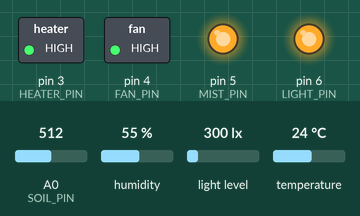
A sketch run on a simulated Arduino Mega 2560, built with avr-gcc and run on an emulated ATmega2560. On the bench: switched loads named in the sketch (green lamp = pin HIGH), output pins drawn as LEDs (lit = HIGH). The test bench sets the inputs (shaded band); at power-on: humidity 55 %, temperature 24 °C, A0 (SOIL_PIN) = 512, light level 300 lx. WiFi joins after 1.5 s; servers stay silent unless stated; the local clock reads 2024-03-15 10:24:30 at power-on unless the sketch sets it; storage starts empty; pins used as bus, display or sensor lines are not drawn; what the sketch prints to the serial monitor is not drawn.

Above: at 1.2 s.
1.3 s: humidity set to 63 %
3.5 s: humidity set to 66 %
At 7.2 s:
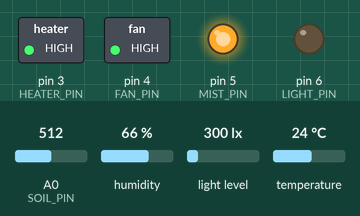
7.5 s: temperature set to 23.1 °C
At 10.4 s:
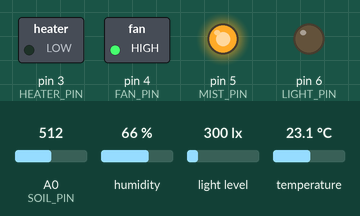
11.5 s: temperature set to 28 °C
At 14.7 s:
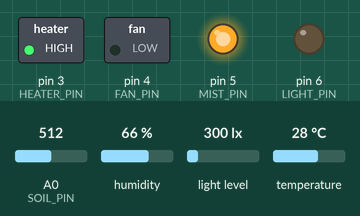
15.5 s: humidity set to 22 %
At 18.9 s:
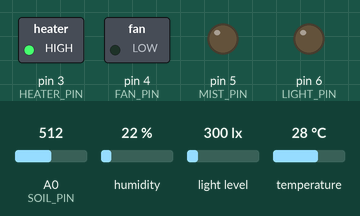
19.5 s: temperature set to 24.4 °C
23.2 s: temperature set to 23.9 °C
At 27.4 s:
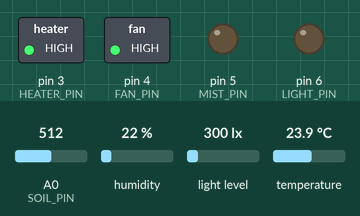
Timing chart, 0 to 28.5 s (numbered marks = the images above; inputs shaded):
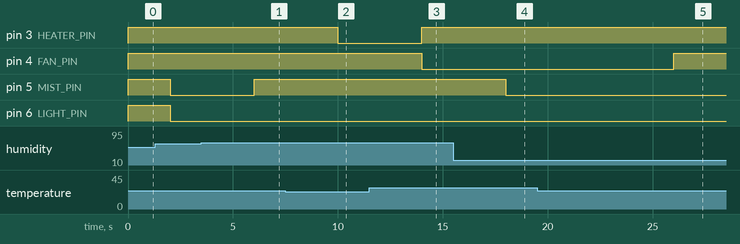

The sketch:

greenhouse_controller.ino
```cpp
/*
  PID Greenhouse Climate Controller
  ---------------------------------
  Two independent PID loops (temperature -> heater/fan, humidity -> mister)
  plus an RTC-scheduled grow-light relay. Logs to SD once a minute and
  serves a JSON API + setpoint endpoint over a W5500 Ethernet shield.
  Board: Arduino Mega 2560.
*/

#include <Wire.h>
#include <SPI.h>
#include <DHT.h>
#include <BH1750.h>
#include <RTClib.h>
#include <SD.h>
#include <Ethernet.h>

// ---- pins ----
const uint8_t DHT_PIN = 2;
const uint8_t SOIL_PIN = A0;
const uint8_t HEATER_PIN = 3, FAN_PIN = 4, MIST_PIN = 5, LIGHT_PIN = 6;
const uint8_t SD_CS = 53, ETH_CS = 49;
const bool RELAY_ACTIVE_LOW = true;

DHT dht(DHT_PIN, DHT22);
BH1750 lightMeter;
RTC_DS3231 rtc;

byte mac[] = {0xDE, 0xAD, 0xBE, 0xEF, 0xFE, 0x01};
IPAddress ip(192, 168, 1, 180);
EthernetServer server(80);

// ---- PID state ----
struct PID {
  float kp, ki, kd;
  float setpoint;
  float integral = 0, lastError = 0;
};

PID tempPID = {8.0, 0.05, 2.0, 24.0};
PID humPID  = {5.0, 0.05, 1.0, 65.0};

float curTemp = 0, curHum = 0, curLight = 0, curSoil = 0;
bool heaterOn = false, fanOn = false, mistOn = false, lightOn = false;

unsigned long lastControlMs = 0, lastLogMs = 0;
const unsigned long CONTROL_INTERVAL_MS = 2000;
const unsigned long LOG_INTERVAL_MS = 60000;

const int LIGHT_ON_HOUR = 6, LIGHT_OFF_HOUR = 20;

void setup() {
  Serial.begin(9600);
  dht.begin();
  Wire.begin();
  lightMeter.begin();

  if (!rtc.begin()) Serial.println("RTC not found!");
  // First upload only: uncomment to set the RTC to your computer's clock.
  // rtc.adjust(DateTime(F(__DATE__), F(__TIME__)));

  pinMode(HEATER_PIN, OUTPUT);
  pinMode(FAN_PIN, OUTPUT);
  pinMode(MIST_PIN, OUTPUT);
  pinMode(LIGHT_PIN, OUTPUT);
  setRelay(HEATER_PIN, false);
  setRelay(FAN_PIN, false);
  setRelay(MIST_PIN, false);
  setRelay(LIGHT_PIN, false);

  pinMode(SD_CS, OUTPUT);
  pinMode(ETH_CS, OUTPUT);
  digitalWrite(SD_CS, HIGH);
  digitalWrite(ETH_CS, HIGH);

  if (!SD.begin(SD_CS)) Serial.println("SD init failed!");
  ensureCsvHeader();

  Ethernet.init(ETH_CS);
  Ethernet.begin(mac, ip);
  server.begin();
  Serial.print("Dashboard: http://");
  Serial.println(Ethernet.localIP());
}

void loop() {
  unsigned long now = millis();

  if (now - lastControlMs >= CONTROL_INTERVAL_MS) {
    lastControlMs = now;
    readSensors();
    runPID();
    updateLightSchedule();
  }

  if (now - lastLogMs >= LOG_INTERVAL_MS) {
    lastLogMs = now;
    logRow();
  }

  handleClient();
}

void readSensors() {
  float h = dht.readHumidity();
  float t = dht.readTemperature();
  if (!isnan(h)) curHum = h;
  if (!isnan(t)) curTemp = t;
  curLight = lightMeter.readLightLevel();
  curSoil = analogRead(SOIL_PIN);
}

float pidStep(PID &p, float measured, float dtSeconds) {
  float error = p.setpoint - measured;
  p.integral += error * dtSeconds;
  p.integral = constrain(p.integral, -50, 50); // anti-windup clamp
  float derivative = (error - p.lastError) / dtSeconds;
  p.lastError = error;
  return p.kp * error + p.ki * p.integral + p.kd * derivative;
}

void runPID() {
  float dt = CONTROL_INTERVAL_MS / 1000.0;

  float tempOut = pidStep(tempPID, curTemp, dt);
  heaterOn = tempOut > 1.0;   // too cold -> heater
  fanOn = tempOut < -1.0;     // too hot -> fan
  setRelay(HEATER_PIN, heaterOn);
  setRelay(FAN_PIN, fanOn);

  float humOut = pidStep(humPID, curHum, dt);
  mistOn = humOut > 1.0;      // too dry -> mister
  setRelay(MIST_PIN, mistOn);
}

void updateLightSchedule() {
  DateTime now = rtc.now();
  bool shouldBeOn = now.hour() >= LIGHT_ON_HOUR && now.hour() < LIGHT_OFF_HOUR;
  if (shouldBeOn != lightOn) {
    lightOn = shouldBeOn;
    setRelay(LIGHT_PIN, lightOn);
  }
}

void setRelay(uint8_t pin, bool on) {
  digitalWrite(pin, (on != RELAY_ACTIVE_LOW) ? HIGH : LOW);
}

void ensureCsvHeader() {
  if (!SD.exists("GREENHOUSE.CSV")) {
    File f = SD.open("GREENHOUSE.CSV", FILE_WRITE);
    if (f) {
      f.println("timestamp,temp,hum,light,soil,heater,fan,mist,lightRelay");
      f.close();
    }
  }
}

void logRow() {
  File f = SD.open("GREENHOUSE.CSV", FILE_WRITE);
  if (!f) return;
  DateTime now = rtc.now();
  f.print(now.timestamp(DateTime::TIMESTAMP_FULL)); f.print(",");
  f.print(curTemp); f.print(",");
  f.print(curHum); f.print(",");
  f.print(curLight); f.print(",");
  f.print(curSoil); f.print(",");
  f.print(heaterOn); f.print(",");
  f.print(fanOn); f.print(",");
  f.print(mistOn); f.print(",");
  f.println(lightOn);
  f.close();
}

void handleClient() {
  EthernetClient client = server.available();
  if (!client) return;

  String reqLine = client.readStringUntil('\r');
  client.flush();

  if (reqLine.indexOf("GET /api/data") >= 0) {
    sendJson(client);
  } else if (reqLine.indexOf("GET /setpoint") >= 0) {
    applySetpoint(reqLine);
    sendJson(client);
  } else {
    client.println("HTTP/1.1 404 Not Found");
    client.println("Connection: close");
    client.println();
  }
  delay(1);
  client.stop();
}

void applySetpoint(const String &reqLine) {
  int tIdx = reqLine.indexOf("t=");
  int hIdx = reqLine.indexOf("h=");
  if (tIdx >= 0) tempPID.setpoint = reqLine.substring(tIdx + 2).toFloat();
  if (hIdx >= 0) humPID.setpoint = reqLine.substring(hIdx + 2).toFloat();
}

void sendJson(EthernetClient &client) {
  client.println("HTTP/1.1 200 OK");
  client.println("Content-Type: application/json");
  client.println("Connection: close");
  client.println();
  client.print("{\"temp\":"); client.print(curTemp);
  client.print(",\"hum\":"); client.print(curHum);
  client.print(",\"light\":"); client.print(curLight);
  client.print(",\"soil\":"); client.print(curSoil);
  client.print(",\"heater\":"); client.print(heaterOn ? 1 : 0);
  client.print(",\"fan\":"); client.print(fanOn ? 1 : 0);
  client.print(",\"mist\":"); client.print(mistOn ? 1 : 0);
  client.print(",\"light_relay\":"); client.print(lightOn ? 1 : 0);
  client.print(",\"setpointTemp\":"); client.print(tempPID.setpoint);
  client.print(",\"setpointHum\":"); client.print(humPID.setpoint);
  client.println("}");
}
```

Measured:
- the behaviour switches between 64 and 65 % on humidity (found by bisection; images 0 and 1)
- the behaviour switches between 23.9 and 23.8 °C on temperature (found by bisection; images 1 and 2)
- the behaviour switches between 24 and 23.9 °C on temperature (found by bisection; images 4 and 5)
- after the input at 3.5 s, pin 5 (MIST_PIN): LOW → HIGH after 2.5 s
- after the input at 7.5 s, pin 3 (HEATER_PIN): HIGH → LOW after 2.5 s
- after the input at 11.5 s, pin 3 (HEATER_PIN): LOW → HIGH after 2.5 s; pin 4 (FAN_PIN): HIGH → LOW after 2.5 s
- after the input at 15.5 s, pin 5 (MIST_PIN): HIGH → LOW after 2.5 s
- after the input at 19.5 s, every drawn part: stays the same
- after the input at 23.2 s, pin 4 (FAN_PIN): LOW → HIGH after 2.8 s
